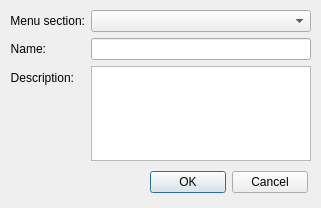
<?xml version="1.0" encoding="UTF-8"?>
<ui version="4.0">
 <class>C</class>
 <widget class="QDialog" name="C">
  <property name="geometry">
   <rect>
    <x>0</x>
    <y>0</y>
    <width>321</width>
    <height>208</height>
   </rect>
  </property>
  <property name="windowTitle">
   <string>Create Toolset</string>
  </property>
  <widget class="QWidget" name="">
   <property name="geometry">
    <rect>
     <x>10</x>
     <y>10</y>
     <width>301</width>
     <height>151</height>
    </rect>
   </property>
   <layout class="QFormLayout" name="formLayout">
    <property name="fieldGrowthPolicy">
     <enum>QFormLayout::AllNonFixedFieldsGrow</enum>
    </property>
    <item row="0" column="0">
     <widget class="QLabel" name="l_menuSection">
      <property name="layoutDirection">
       <enum>Qt::LeftToRight</enum>
      </property>
      <property name="text">
       <string>Menu section:</string>
      </property>
      <property name="alignment">
       <set>Qt::AlignRight|Qt::AlignTrailing|Qt::AlignVCenter</set>
      </property>
     </widget>
    </item>
    <item row="0" column="1">
     <widget class="QComboBox" name="cb_menuSection"/>
    </item>
    <item row="1" column="1">
     <widget class="QLineEdit" name="le_name">
      <property name="toolTip">
       <string>English text only</string>
      </property>
      <property name="placeholderText">
       <string/>
      </property>
     </widget>
    </item>
    <item row="2" column="0">
     <widget class="QLabel" name="l_description">
      <property name="layoutDirection">
       <enum>Qt::RightToLeft</enum>
      </property>
      <property name="text">
       <string>Description:</string>
      </property>
      <property name="alignment">
       <set>Qt::AlignRight|Qt::AlignTrailing|Qt::AlignVCenter</set>
      </property>
     </widget>
    </item>
    <item row="2" column="1">
     <widget class="QPlainTextEdit" name="pte_description">
      <property name="toolTip">
       <string>А тут можно и на русском</string>
      </property>
     </widget>
    </item>
    <item row="1" column="0">
     <widget class="QLabel" name="l_name">
      <property name="layoutDirection">
       <enum>Qt::RightToLeft</enum>
      </property>
      <property name="text">
       <string>Name:</string>
      </property>
      <property name="alignment">
       <set>Qt::AlignRight|Qt::AlignTrailing|Qt::AlignVCenter</set>
      </property>
     </widget>
    </item>
   </layout>
  </widget>
  <widget class="QWidget" name="">
   <property name="geometry">
    <rect>
     <x>150</x>
     <y>170</y>
     <width>158</width>
     <height>25</height>
    </rect>
   </property>
   <layout class="QHBoxLayout" name="horizontalLayout">
    <item>
     <widget class="QPushButton" name="pb_ok">
      <property name="toolTip">
       <string>asdfasdf</string>
      </property>
      <property name="text">
       <string>OK</string>
      </property>
     </widget>
    </item>
    <item>
     <widget class="QPushButton" name="pb_cancel">
      <property name="text">
       <string>Cancel</string>
      </property>
     </widget>
    </item>
   </layout>
  </widget>
 </widget>
 <resources/>
 <connections/>
</ui>
